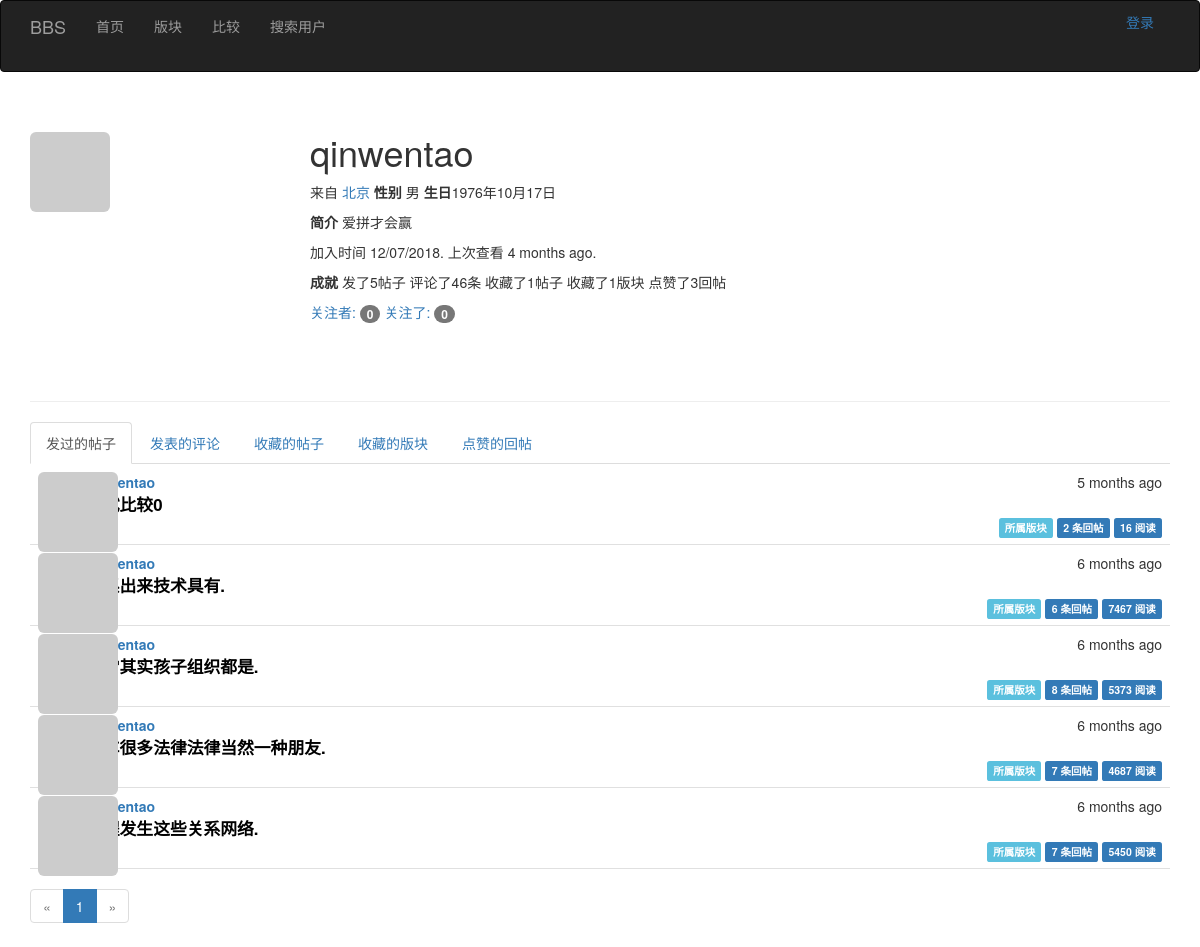
Screenshot of /user/qinwentao with the database file from the repository.
### app/models.py (models this page shows, shortened)
class User(UserMixin, db.Model):
    __tablename__ = 'users'
    id = db.Column(db.Integer, primary_key=True)
    email = db.Column(db.String(64), unique=True, index=True)
    username = db.Column(db.String(64), unique=True, index=True)
    nickname = db.Column(db.String(64))
    about_me = db.Column(db.Text())
    location = db.Column(db.String(64))
    is_male = db.Column(db.Boolean)
    birthday = db.Column(db.Date(), default=datetime.date(2000, 10, 10))
    member_since = db.Column(db.DateTime(), default=datetime.datetime.utcnow)
    last_seen = db.Column(db.DateTime(), default=datetime.datetime.utcnow)
    avatar_hash = db.Column(db.String(32))
    password_hash = db.Column(db.String(128))
    confirmed = db.Column(db.Boolean, default=False)
    role_id = db.Column(db.Integer, db.ForeignKey('roles.id'))
    disabled = db.Column(db.Boolean, default=False) # 删除用户
    board = None    # 辅助变量：在计算用户在某版块下的回复量前，初始化该变量
    posts = db.relationship('Post', backref='author', lazy='dynamic')
    comments = db.relationship('Comment', backref='author', lazy='dynamic')
    moderated_boards = db.relationship('Board',
                             secondary = moderators,
                             backref=db.backref('moderators', lazy='dynamic'),
                             lazy='dynamic')
    liked_comments = db.relationship('Comment',
                                      secondary = comments_likes,
                                      backref=db.backref('likers', lazy='dynamic'),
                                      lazy='dynamic')
    collected_boards = db.relationship('Board',
                                     secondary = boards_collections,
                                     backref = db.backref('collectors', lazy='dynamic'),
                                     lazy='dynamic')
    collected_posts = db.relationship('Post',
                                      secondary = posts_collections,
                                      backref = db.backref('collectors', lazy='dynamic'),
                                      lazy='dynamic',
                                      )
    followed = db.relationship('Follow',
                               foreign_keys=[Follow.follower_id],
                               backref=db.backref('follower', lazy='joined'),
                               lazy='dynamic',
                               cascade='all, delete-orphan')
    followers = db.relationship('Follow',
                                foreign_keys=[Follow.followed_id],
                                backref=db.backref('followed', lazy='joined'),
                                lazy='dynamic',
                                cascade='all, delete-orphan')
    @property
    def password(self):
        raise AttributeError('password is not a readable attribute')
    def gravatar(self, size=100, default='identicon', rating='g'):
        url = 'https://secure.gravatar.com/avatar'
        hash = self.avatar_hash or self.gravatar_hash()
        return '{url}/{hash}?s={size}&d={default}&r={rating}'.format(
            url=url, hash=hash, size=size, default=default, rating=rating
        )

class Post(db.Model):
    __tablename__ = 'posts'
    id = db.Column(db.Integer, primary_key=True)
    author_id = db.Column(db.Integer, db.ForeignKey('users.id'))
    board_id = db.Column(db.Integer, db.ForeignKey('boards.id'))
    timestamp = db.Column(db.DateTime, index=True, default=datetime.datetime.utcnow)
    title = db.Column(db.String(64))
    comments = db.relationship('Comment', backref='post', lazy='dynamic')
    comment_count = db.Column(db.Integer, index=True, default=0)
    view_count = db.Column(db.Integer, default=0)
    disabled = db.Column(db.Boolean, default=False)
    recent_time = db.Column(db.DateTime)    # 最后回复的时间
    duration = db.Column(db.Integer, index=True)  # 帖子持续时间：最后回复时间-发帖时间

### app/main/views.py (the view)
@main.route('/user/<username>', methods=['GET','POST'])
def user(username):
    print(username)
    user = User.query.filter_by(username=username).first_or_404()
    if user.disabled and not current_user.is_administrator():
        return render_template('403.html', user_disabled=True)
    page = request.args.get('page', 1, type=int)
    show_user_posts = bool(request.cookies.get('show_user_posts', ''))
    show_user_comments = bool(request.cookies.get('show_user_comments', ''))
    show_user_collected_posts = bool(request.cookies.get('show_user_collected_posts', ''))
    show_user_collected_boards = bool(request.cookies.get('show_user_collected_boards', ''))
    show_user_liked_comments = bool(request.cookies.get('show_user_liked_comments', ''))
    if show_user_comments:
        pagination = user.comments.order_by(Comment.timestamp.desc()).paginate(
            page, per_page=current_app.config['BBS_COMMENTS_PER_PAGE'],
            error_out=False
        )
    elif show_user_collected_posts:
        pagination = user.collected_posts.order_by(Post.timestamp.desc()).paginate(
            page, per_page=current_app.config['BBS_POSTS_PER_PAGE'],
            error_out=False
        )
    elif show_user_collected_boards:
        pagination = user.collected_boards.order_by(Board.timestamp.desc()).paginate(
            page, per_page=current_app.config['BBS_COMMENTS_PER_PAGE'],
            error_out=False
        )
    elif show_user_liked_comments:
        pagination = user.liked_comments.order_by(Comment.timestamp.desc()).paginate(
            page, per_page=current_app.config['BBS_COMMENTS_PER_PAGE'],
            error_out=False
        )
    else:
        show_user_posts = True
        pagination = user.posts.order_by(Post.timestamp.desc()).paginate(
            page, per_page=current_app.config['BBS_COMMENTS_PER_PAGE'],
            error_out=False
        )
    posts = pagination.items
    comments = pagination.items
    boards = pagination.items
    return render_template('user.html', user=user, posts=posts, pagination=pagination, comments=comments,
                            boards = boards, show_user_posts=show_user_posts, show_user_comments=show_user_comments,
                           show_user_collected_posts=show_user_collected_posts, show_user_collected_boards=show_user_collected_boards,
                           show_user_liked_comments=show_user_liked_comments)

### app/auth/views.py (called while the page is built)
@auth.before_app_request
def before_request():
    if current_user.is_authenticated:
        current_user.ping()
        if not current_user.confirmed \
                and request.endpoint\
                and request.endpoint[:5] != 'auth.'\
                and request.endpoint != 'static':
            return redirect(url_for('auth.unconfirmed'))

### app/main/__init__.py (called while the page is built)
@main.app_context_processor
def inject_permission():
    return dict(Permission=Permission)

### app/models.py (called while the page is built)
    def can(self, permissions):
        return False

    def is_administrator(self):
        return False

    def is_moderate(self, board):
        return False

### app/templates/user.html (shortened to what this page needs)
{% extends "base.html" %}
{% import "_macros.html" as macros %}
 {% block page_content %}
<div class="page-header">
    <img class="img-rounded profile-thumbnail" src="{{ user.gravatar(size=256) }}">
    <div class="profile-header">
        <h1>{{ user.username }}
        </h1>
        {% if user.name or user.location %}
        <p>
            {% if user.location %}
                来自 <a href="http://maps.google.com/?q={{ user.location }}">{{ user.location }}</a>
            {% endif %}
            <strong>性别</strong>{% if user.is_male %} 男 {% else %} 女 {% endif %}
            <strong>生日</strong>{{ user.birthday.year }}年{{ user.birthday.month }}月{{ user.birthday.day }}日
        </p>
        {% endif %}
        {% if user.about_me %}<p><strong>简介</strong> {{ user.about_me }}</p>
        {%else%} 这个人还没有写简介{% endif %}
        <p>加入时间 {{ moment(user.member_since).format('L') }}. 上次查看 {{ moment(user.last_seen).fromNow() }}.</p>
        <p><strong>成就</strong>  发了{{ user.posts.count() }}帖子 评论了{{ user.comments.count() }}条 收藏了{{ user.collected_posts.count()}}帖子
            收藏了{{ user.collected_boards.count() }}版块 点赞了{{ user.liked_comments.count()}}回帖</p>
        <p>
            <a href="{{ url_for('.followers', username=user.username) }}">关注者: <span class="badge">{{ user.followers.count() - 1 }}</span></a>
            <a href="{{ url_for('.followed_by', username=user.username) }}">关注了: <span class="badge">{{ user.followed.count() - 1 }}</span></a>
        </p>
    </div>
</div>
<div class="post-tabs">
    <ul class="nav nav-tabs">
        <li{% if show_user_posts %} class="active"{% endif %}><a href="{{ url_for('.show_user_posts', username=user.username) }}">发过的帖子</a></li>
        <li{% if show_user_comments %} class="active"{% endif %}><a href="{{ url_for('.show_user_comments', username=user.username) }}">发表的评论</a></li>
        <li{% if show_user_collected_posts %} class="active"{% endif %}><a href="{{ url_for('.show_user_collected_posts', username=user.username) }}">收藏的帖子</a></li>
        <li{% if show_user_collected_boards %} class="active"{% endif %}><a href="{{ url_for('.show_user_collected_boards', username=user.username) }}">收藏的版块</a></li>
        <li{% if show_user_liked_comments %} class="active"{% endif %}><a href="{{ url_for('.show_user_liked_comments', username=user.username) }}">点赞的回帖</a></li>
    </ul>
    {% if show_user_posts or show_user_collected_posts %}
        {% include '_posts.html' %}
    {% elif show_user_comments or show_user_liked_comments %}
        {% include '_user_comments.html' %}
    {% else %}
        {% include '_boards.html' %}
    {% endif %}
</div>
{% if pagination %}
<div class="pagination">
    {{ macros.pagination_widget(pagination, '.user', username=user.username) }}
</div>
{% endif %}
{% endblock %}

### app/templates/_posts.html (shortened to what this page needs)
<ul class="posts">
    {% for post in posts %}
    <li class="post">
        <div class="post-thumbnail">
            <a href="{{ url_for('.user', username=post.author.username) }}">
                <img class="img-rounded profile-thumbnail" src="{{ post.author.gravatar(size=40) }}">
            </a>
        </div>
        <div class="post-content">
            <div class="post-date">{{ moment(post.timestamp).fromNow() }}</div>
            <div class="post-author">
                <a href="{{ url_for('.user', username=post.author.username) }}">{{ post.author.username }}</a>
            </div>
            {% if post.disabled  %}
                {% if current_user.is_administrator() or current_user.is_moderate(post.board) %}
                    <div class="post-body">
                        <p><i>该帖子已被删除</i></p>
                        <a href="{{ url_for('.post', id=post.id) }}" class="post-body">{{ post.title }}</a>
                    </div>
                    <div class="post-footer">
                        <a href="{{ url_for('.edit', id=post.id) }}">
                            <span class="label label-default">编辑 [Admin]</span>
                        </a>
                        <a href="{{ url_for('.recover_post', id=post.id) }}">
                            <span class="label label-success">恢复 [Admin]</span>
                        </a>
                        <a href="{{ url_for('.board', boardname=post.board.name) }}">
                            <span class="label label-info" >所属版块</span>
                        </a>
                        <a href="{{ url_for('.post', id=post.id) }}#comments">
                            <span class="label label-primary">{{ post.comment_count }} 条回帖</span>
                        </a>
                        <a href="{{ url_for('.post', id=post.id) }}#comments">
                            <span class="label label-primary">{{ post.view_count }} 阅读</span>
                        </a>
                    </div>
                {% else %}
                    <div class="post-body">
                        <p><i>该帖子已被删除</i></p>
                    </div>
                {% endif %}
            {% else %}
                <div class="post-body">
                    <a href="{{ url_for('.post', id=post.id) }}" class="post-body">{{ post.title }}</a>
                </div>
                <div class="post-footer">
                    <a href="{{ url_for('.board', boardname=post.board.name) }}">
                        <span class="label label-info" >所属版块</span>
                    </a>
                    <a href="{{ url_for('.post', id=post.id) }}#comments">
                        <span class="label label-primary">{{ post.comment_count }} 条回帖</span>
                    </a>
                    <a href="{{ url_for('.post', id=post.id) }}#comments">
                            <span class="label label-primary">{{ post.view_count }} 阅读</span>
                    </a>
                </div>
            {% endif %}
        </div>
    </li>
    {% endfor %}
</ul>

### app/static/styles.css (style rules this page uses)
.profile-thumbnail { position: absolute; }
.profile-header { min-height: 260px; margin-left: 280px; }
div.post-tabs { margin-top: 16px; }
ul.posts { list-style-type: none; padding: 0px; margin: 16px 0px 0px 0px; border-top: 1px solid #e0e0e0; }
div.post-tabs ul.posts { margin: 0px; border-top: none; }
ul.posts li.post { padding: 8px; border-bottom: 1px solid #e0e0e0; }
div.post-date { float: right; }
div.post-author { font-weight: bold; }
div.post-thumbnail { position: absolute; }
div.post-content { margin-left: 48px; min-height: 48px; }
div.post-body { font-size: 120%; font-weight: bold; }
div.post-footer { text-align: right; }
div.pagination { width: 100%; text-align: left; padding: 0px; margin: 0px; }
a.post-body { color: #000000; text-decoration: none; }

### rows the page displays
User: username "qinwentao", location "北京", birthday.year "1976", birthday.month "10", birthday.day "17", about_me "爱拼才会赢", member_since "12/07/2018", last_seen "4 months ago"
Post: timestamp "5 months ago", author.username "qinwentao", title "测试比较0", comment_count "2", view_count "16"
Post: timestamp "6 months ago", author.username "qinwentao", title "联系出来技术具有.", comment_count "6", view_count "7467"
Post: timestamp "6 months ago", author.username "qinwentao", title "非常其实孩子组织都是.", comment_count "8", view_count "5373"
Post: timestamp "6 months ago", author.username "qinwentao", title "汽车很多法律法律当然一种朋友.", comment_count "7", view_count "4687"
Post: timestamp "6 months ago", author.username "qinwentao", title "过程发生这些关系网络.", comment_count "7", view_count "5450"

### other values shown
{{ user.posts.count() }} "5"
{{ user.comments.count() }} "46"
{{ user.collected_posts.count() }} "1"
{{ user.collected_boards.count() }} "1"
{{ user.liked_comments.count() }} "3"
{{ user.followers.count() - 1 }} "0"
{{ user.followed.count() - 1 }} "0"
{{ p }} "1"
